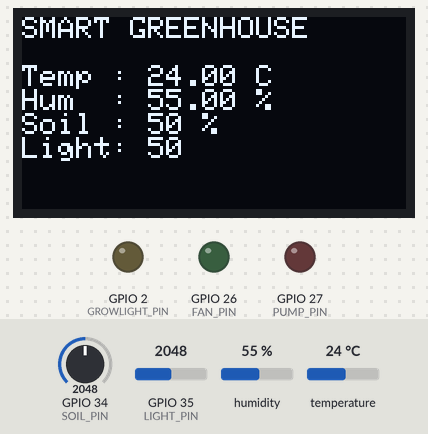
Bench run of a sketch on a simulated ESP32. Parts: 128×64 one-colour display, output pins drawn as LEDs (lit = HIGH). The test bench sets the inputs (shaded band); at power-on: humidity 55 %, GPIO 34 (SOIL_PIN) = 2048, GPIO 35 (LIGHT_PIN) = 2048, temperature 24 °C. WiFi joins after 1.5 s; servers stay silent unless stated; no MQTT or app messages arrive unless stated; what the sketch prints to the serial monitor is not drawn.

Above: at 4.2 s.
4.3 s: humidity set to 78 %
At 5.7 s:
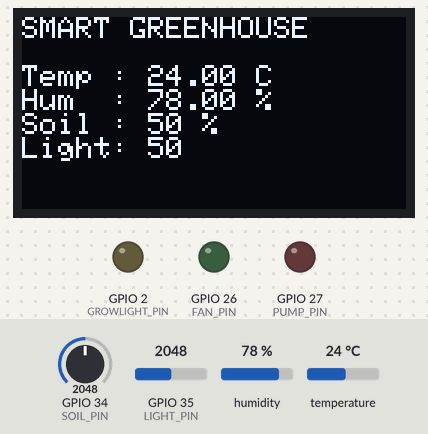
6.6 s: humidity set to 81 %
At 7.6 s:
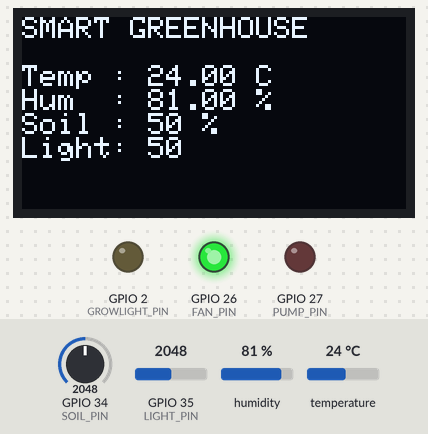
8.6 s: GPIO 34 (SOIL_PIN) set to 2600
At 9.5 s:
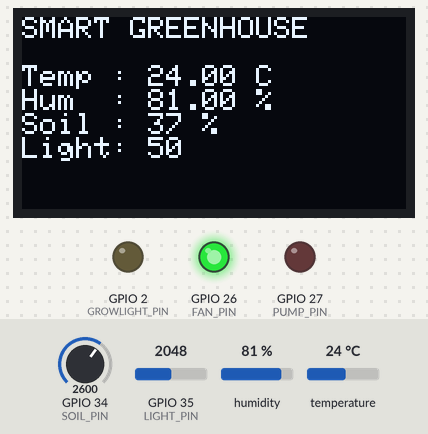
10.6 s: GPIO 34 (SOIL_PIN) set to 2688
At 12.3 s:
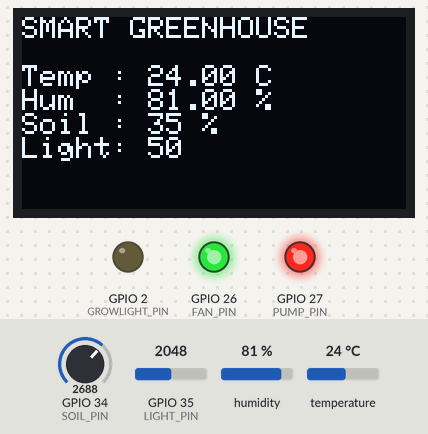
12.6 s: GPIO 35 (LIGHT_PIN) set to 1269
14.6 s: GPIO 35 (LIGHT_PIN) set to 1162
At 16.2 s:
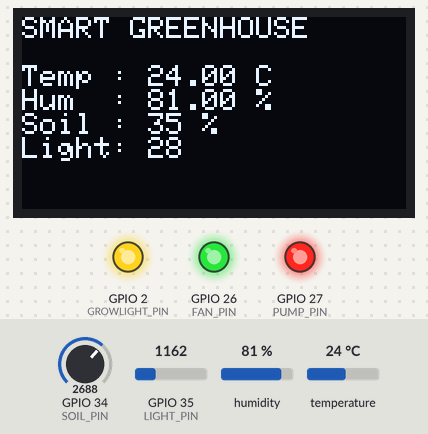
Timing chart, 0 to 17.6 s (numbered marks = the images above; inputs shaded):
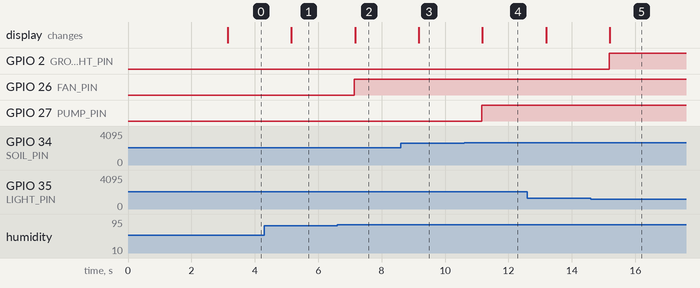

The sketch:

SmartGreenhouse.ino
```cpp
#include "sensor.h"
#include "control.h"
#include "display.h"
#include "globals.h"
#include "wifi.h"
#include "mqtt.h"

constexpr unsigned long UPDATE_INTERVAL_MS = 2000;

unsigned long lastUpdateTime = 0;

void setup()
{
    Serial.begin(115200);

    initSensors();
    initOutputs();
    initDisplay();
    initWiFi();
    initMQTT();

}

void loop()
{

    handleMQTT();

    unsigned long currentTime = millis();

    if (
        currentTime - lastUpdateTime <
        UPDATE_INTERVAL_MS
    )
    {
        delay(10);
        return;
    }

    lastUpdateTime = currentTime;

    readSensors();

    autoControl();

    updateOutputs();

    updateDisplay();

    publishData();

}
```

control.cpp
```cpp
#include "control.h"

#include "config.h"
#include "globals.h"

#include <Arduino.h>

void initOutputs()
{
    pinMode(FAN_PIN, OUTPUT);
    pinMode(PUMP_PIN, OUTPUT);
    pinMode(GROWLIGHT_PIN, OUTPUT);

    greenhouse.fan = false;
    greenhouse.pump = false;
    greenhouse.lightState = false;

    digitalWrite(FAN_PIN, LOW);
    digitalWrite(PUMP_PIN, LOW);
    digitalWrite(GROWLIGHT_PIN, LOW);
}

void autoControl()
{
    if (!greenhouse.autoMode)
    {
        return;
    }

    if (greenhouse.temperature >= TEMP_FAN_ON ||
        greenhouse.humidity >= HUMIDITY_FAN_ON)
    {
        greenhouse.fan = true;
    }
    else if (greenhouse.temperature <= TEMP_FAN_OFF &&
             greenhouse.humidity <= HUMIDITY_FAN_OFF)
    {
        greenhouse.fan = false;
    }

    if (greenhouse.soil <= SOIL_PUMP_ON)
    {
        greenhouse.pump = true;
    }
    else if (greenhouse.soil >= SOIL_PUMP_OFF)
    {
        greenhouse.pump = false;
    }

    if (greenhouse.light < LIGHT_GROW_ON)
    {
        greenhouse.lightState = true;
    }
    else if (greenhouse.light > LIGHT_GROW_OFF)
    {
        greenhouse.lightState = false;
    }
}

void updateOutputs()
{
    digitalWrite(
        FAN_PIN,
        greenhouse.fan ? HIGH : LOW
    );

    digitalWrite(
        PUMP_PIN,
        greenhouse.pump ? HIGH : LOW
    );

    digitalWrite(
        GROWLIGHT_PIN,
        greenhouse.lightState ? HIGH : LOW
    );
}
```

control.h
```cpp
#ifndef CONTROL_H
#define CONTROL_H

void initOutputs();

void autoControl();

void updateOutputs();

#endif
```

display.cpp
```cpp
#include "display.h"
#include "globals.h"

#include <Wire.h>
#include <Adafruit_GFX.h>
#include <Adafruit_SSD1306.h>

#define SCREEN_WIDTH 128
#define SCREEN_HEIGHT 64

Adafruit_SSD1306 display(
    SCREEN_WIDTH,
    SCREEN_HEIGHT,
    &Wire,
    -1
);

void initDisplay()
{
    Wire.begin(21,22);

    if(!display.begin(SSD1306_SWITCHCAPVCC,0x3C))
    {
        Serial.println("OLED failed");
        while(true);
    }

    display.clearDisplay();

    display.setTextColor(SSD1306_WHITE);

    display.setTextSize(1);

    display.setCursor(0,0);

    display.println("SMART GREENHOUSE");

    display.display();

    delay(1500);
}

void updateDisplay()
{
    display.clearDisplay();

    display.setCursor(0,0);

    display.setTextSize(1);

    display.println("SMART GREENHOUSE");

    display.println();

    display.print("Temp : ");
    display.print(greenhouse.temperature);
    display.println(" C");

    display.print("Hum  : ");
    display.print(greenhouse.humidity);
    display.println(" %");

    display.print("Soil : ");
    display.print(greenhouse.soil);
    display.println(" %");

    display.print("Light: ");
    display.println(greenhouse.light);

    display.display();
}
```

display.h
```cpp
#ifndef DISPLAY_H
#define DISPLAY_H

void initDisplay();

void updateDisplay();

#endif
```

globals.cpp
```cpp
#include "globals.h"

GreenhouseData greenhouse =
{
    0,
    0,

    0,
    0,

    true,

    false,
    false,
    false
};

WiFiClient espClient;
```

globals.h
```cpp
#ifndef GLOBALS_H
#define GLOBALS_H
#include <WiFiClient.h>

struct GreenhouseData
{
    float temperature;
    float humidity;

    int soil;
    int light;

    bool autoMode;

    bool fan;
    bool pump;
    bool lightState;
};

extern GreenhouseData greenhouse;
extern WiFiClient espClient;

#endif
```

mqtt.cpp
```cpp
#include <WiFi.h>
#include <PubSubClient.h>

#include "config.h"
#include "globals.h"
#include "control.h"

void callback(
    char* topic,
    byte* payload,
    unsigned int length
);

PubSubClient mqttClient(espClient);

bool parseState(String message)
{
    message.trim();
    message.toLowerCase();

    return (
        message == "1" ||
        message == "true" ||
        message == "on"
    );
}

void publishDeviceStates()
{
    if (!mqttClient.connected())
    {
        return;
    }

    mqttClient.publish(
        "greenhouse/status/fan",
        greenhouse.fan ? "1" : "0",
        true
    );

    mqttClient.publish(
        "greenhouse/status/pump",
        greenhouse.pump ? "1" : "0",
        true
    );

    mqttClient.publish(
        "greenhouse/status/light",
        greenhouse.lightState
            ? "1"
            : "0",
        true
    );

    mqttClient.publish(
        "greenhouse/status/auto",
        greenhouse.autoMode
            ? "1"
            : "0",
        true
    );
}


void reconnectMQTT()
{
    while (
        WiFi.status() == WL_CONNECTED &&
        !mqttClient.connected()
    )
    {
        Serial.print(
            "Connecting to MQTT..."
        );

        String clientId =
            String(MQTT_CLIENT_ID) +
            "-" +
            String(
                static_cast<uint32_t>(
                    ESP.getEfuseMac()
                ),
                HEX
            );

        if (
            mqttClient.connect(
                clientId.c_str()
            )
        )
        {
            Serial.println(" connected");

            // Đăng ký nhận lệnh điều khiển
            mqttClient.subscribe(
                "greenhouse/control/fan"
            );

            mqttClient.subscribe(
                "greenhouse/control/pump"
            );

            mqttClient.subscribe(
                "greenhouse/control/light"
            );

            mqttClient.subscribe(
                "greenhouse/control/auto"
            );

            publishDeviceStates();
        }
        else
        {
            Serial.print(
                " failed, MQTT state = "
            );

            Serial.println(
                mqttClient.state()
            );

            delay(1000);
        }
    }
}

void initMQTT()
{
    mqttClient.setServer(
        MQTT_SERVER,
        MQTT_PORT
    );

    mqttClient.setCallback(callback);
}

void handleMQTT()
{
    if (WiFi.status() != WL_CONNECTED)
    {
        return;
    }

    if (!mqttClient.connected())
    {
        reconnectMQTT();
    }

    mqttClient.loop();
}


void publishData()
{
    if (!mqttClient.connected())
    {
        return;
    }

    String temperature =
        String(
            greenhouse.temperature,
            1
        );

    String humidity =
        String(
            greenhouse.humidity,
            1
        );

    String light =
        String(greenhouse.light);

    String soil =
        String(greenhouse.soil);

    mqttClient.publish(
        "greenhouse/temp",
        temperature.c_str()
    );

    mqttClient.publish(
        "greenhouse/humidity",
        humidity.c_str()
    );

    mqttClient.publish(
        "greenhouse/light",
        light.c_str()
    );

    mqttClient.publish(
        "greenhouse/soil",
        soil.c_str()
    );

    publishDeviceStates();
}

void callback(
    char* topic,
    byte* payload,
    unsigned int length
)
{
    String message;

    for (
        unsigned int i = 0;
        i < length;
        i++
    )
    {
        message +=
            static_cast<char>(
                payload[i]
            );
    }

    message.trim();
    message.toLowerCase();

    String receivedTopic =
        String(topic);

    bool requestedState =
        parseState(message);


    if (
        receivedTopic ==
        "greenhouse/control/auto"
    )
    {
        greenhouse.autoMode =
            requestedState;

        Serial.print("Auto Mode: ");
        Serial.println(
            greenhouse.autoMode
                ? "ON"
                : "OFF"
        );

        if (greenhouse.autoMode)
        {
            autoControl();
        }

        updateOutputs();

        publishDeviceStates();

        return;
    }

    if (greenhouse.autoMode)
    {
        Serial.println(
            "Manual command ignored "
            "because Auto Mode is ON"
        );

        publishDeviceStates();

        return;
    }

    if (
        receivedTopic ==
        "greenhouse/control/fan"
    )
    {
        greenhouse.fan =
            requestedState;

        Serial.print("Fan changed to: ");
        Serial.println(
            greenhouse.fan
                ? "ON"
                : "OFF"
        );
    }
    else if (
        receivedTopic ==
        "greenhouse/control/pump"
    )
    {
        greenhouse.pump =
            requestedState;

        Serial.print("Pump changed to: ");
        Serial.println(
            greenhouse.pump
                ? "ON"
                : "OFF"
        );
    }
    else if (
        receivedTopic ==
        "greenhouse/control/light"
    )
    {
        greenhouse.lightState =
            requestedState;

        Serial.print(
            "Grow Light changed to: "
        );

        Serial.println(
            greenhouse.lightState
                ? "ON"
                : "OFF"
        );
    }
    else
    {
        return;
    }

    updateOutputs();

    publishDeviceStates();
}
```

mqtt.h
```cpp
#ifndef MQTT_H
#define MQTT_H

void initWiFi();
void initMQTT();

void handleMQTT();

void reconnectMQTT();

void publishData();

void publishDeviceStates();

#endif
```

sensor.cpp
```cpp
#include "sensor.h"

#include "config.h"
#include "globals.h"

#include <Arduino.h>
#include <DHT.h>

DHT dht(DHT_PIN, DHT_TYPE);

void initSensors()
{
    dht.begin();

    pinMode(SOIL_PIN, INPUT);

    pinMode(LIGHT_PIN, INPUT);
}

void readSensors()
{
    greenhouse.temperature = dht.readTemperature();

    greenhouse.humidity = dht.readHumidity();

    int soilRaw = analogRead(SOIL_PIN);

    greenhouse.soil = map(
        soilRaw,
        0,
        4095,
        100,
        0
    );

    int lightRaw = analogRead(LIGHT_PIN);

    greenhouse.light = map(
        lightRaw,
        0,
        4095,
        0,
        100
    );
}
```

sensor.h
```cpp
#ifndef SENSOR_H
#define SENSOR_H

void initSensors();

void readSensors();

#endif
```

wifi.cpp
```cpp
#include <WiFi.h>
#include "config.h"

void initWiFi()
{
    WiFi.begin(WIFI_SSID, WIFI_PASSWORD);

    while (WiFi.status() != WL_CONNECTED)
    {
        delay(500);
    }
}
```

wifi.h
```cpp
#ifndef WIFI_H
#define WIFI_H

void initWiFi();

#endif
```

config.h
```cpp
#ifndef CONFIG_H
#define CONFIG_H

// Các chân điều khiển
#define DHT_PIN         4
#define DHT_TYPE        DHT22

#define SOIL_PIN        34
#define LIGHT_PIN       35
#define FAN_PIN         26
#define PUMP_PIN        27
#define GROWLIGHT_PIN   2

// Quạt: điều khiển theo nhiệt độ
constexpr float TEMP_FAN_ON  = 30.0f;
constexpr float TEMP_FAN_OFF = 27.0f;

// Quạt: điều khiển theo độ ẩm không khí
constexpr float HUMIDITY_FAN_ON  = 80.0f;
constexpr float HUMIDITY_FAN_OFF = 70.0f;

// Máy bơm: điều khiển theo độ ẩm đất
constexpr int SOIL_PUMP_ON  = 35;
constexpr int SOIL_PUMP_OFF = 55;

// Đèn: điều khiển theo ánh sáng 0–100%
constexpr int LIGHT_GROW_ON  = 30;
constexpr int LIGHT_GROW_OFF = 50;

#define SCREEN_WIDTH    128
#define SCREEN_HEIGHT   64

// WiFi
#define WIFI_SSID "Wokwi-GUEST"
#define WIFI_PASSWORD ""

// MQTT
#define MQTT_SERVER "broker.hivemq.com"
#define MQTT_PORT 1883

#define MQTT_CLIENT_ID "ESP32_GREENHOUSE"

#define MQTT_SUB_TOPIC "greenhouse/control"

#endif
```

Measured:
- the behaviour switches between 79 and 80 % on humidity (found by bisection; images 1 and 2)
- the behaviour switches between 2661 and 2662 on GPIO 34 (SOIL_PIN) (found by bisection; images 3 and 4)
- the behaviour switches between 1229 and 1228 on GPIO 35 (LIGHT_PIN) (found by bisection; images 4 and 5)
- after the input at 4.3 s, the display: changes after 0.85 s (image 1)
- after the input at 6.6 s, GPIO 26 (FAN_PIN): LOW → HIGH after 0.54 s; the display: changes after 0.56 s (image 2)
- after the input at 8.6 s, the display: changes after 0.57 s (image 3)
- after the input at 10.6 s, GPIO 27 (PUMP_PIN): LOW → HIGH after 0.55 s; the display: changes after 0.58 s (image 4)
- after the input at 14.6 s, GPIO 2 (GROWLIGHT_PIN): LOW → HIGH after 0.57 s; the display: changes after 0.60 s (image 5)
